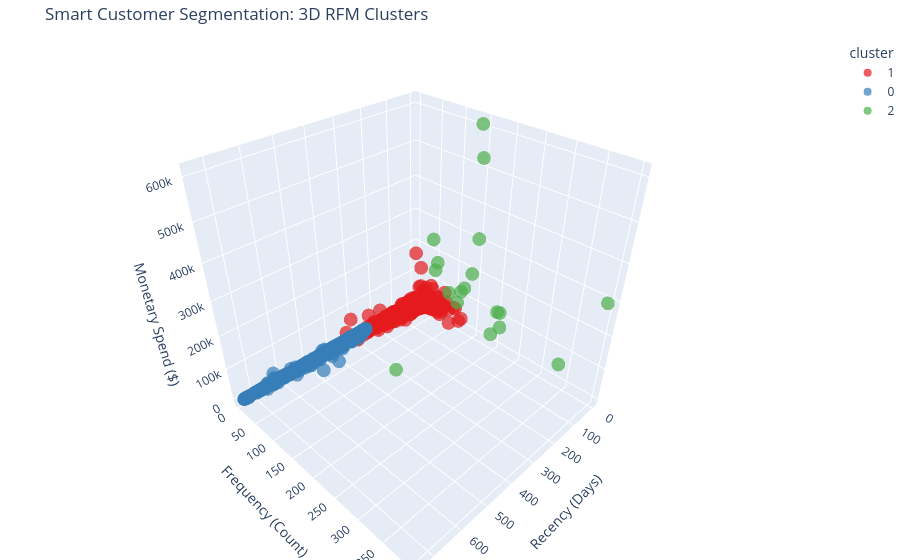

This figure's notebook cell:
### Markdown cell above
### Step 16: Refine Presentation Layout

Apply clean axis labels and spacing to deliver a polished executive-ready visualization.

### Code cell
# 3. Clean up the layout for presentation
fig.update_layout(
    margin=dict(l=0, r=0, b=0, t=40), # Removes unnecessary white space
    scene=dict(
        xaxis_title='Recency (Days)',
        yaxis_title='Frequency (Count)',
        zaxis_title='Monetary Spend ($)'
    )
)

### Figure 1 — Plotly figure (JSON) as saved in the notebook; plotly's stock layout.template omitted (floating-point values rounded to 4 significant figures; data arrays with more than 128 entries replaced by an {"elided": "..."} marker saying what was removed)
{"data": [{"customdata": {"elided": "3848x1 float values"}, "hovertemplate": "cluster=1<br>recency=%{x}<br>frequency=%{y}<br>monetary=%{z}<br>customer_id=%{customdata[0]}<extra></extra>", "legendgroup": "1", "marker": {"color": "rgb(228,26,28)", "opacity": 0.7, "symbol": "circle"}, "mode": "markers", "name": "1", "scene": "scene", "showlegend": true, "type": "scatter3d", "x": {"elided": "3848 int values"}, "y": {"elided": "3848 int values"}, "z": {"elided": "3848 float values"}}, {"customdata": {"elided": "2012x1 float values"}, "hovertemplate": "cluster=0<br>recency=%{x}<br>frequency=%{y}<br>monetary=%{z}<br>customer_id=%{customdata[0]}<extra></extra>", "legendgroup": "0", "marker": {"color": "rgb(55,126,184)", "opacity": 0.7, "symbol": "circle"}, "mode": "markers", "name": "0", "scene": "scene", "showlegend": true, "type": "scatter3d", "x": {"elided": "2012 int values"}, "y": {"elided": "2012 int values"}, "z": {"elided": "2012 float values"}}, {"customdata": [[12750.0], [13090.0], [13690.0], [13800.0], [14160.0], [14610.0], [14650.0], [14910.0], [15060.0], [15310.0], [16030.0], [16680.0], [17450.0], [17510.0], [17840.0], [17850.0], [17950.0], [18100.0]], "hovertemplate": "cluster=2<br>recency=%{x}<br>frequency=%{y}<br>monetary=%{z}<br>customer_id=%{customdata[0]}<extra></extra>", "legendgroup": "2", "marker": {"color": "rgb(77,175,74)", "opacity": 0.7, "symbol": "circle"}, "mode": "markers", "name": "2", "scene": "scene", "showlegend": true, "type": "scatter3d", "x": [0, 2, 3, 0, 9, 0, 1, 0, 3, 0, 38, 3, 7, 2, 1, 371, 0, 0], "y": [336, 203, 143, 110, 156, 192, 151, 398, 127, 208, 107, 55, 51, 60, 211, 155, 118, 145], "z": [56600.0, 116700.0, 196500.0, 75840.0, 313900.0, 30860.0, 528600.0, 296000.0, 137800.0, 116800.0, 122200.0, 147100.0, 247000.0, 175600.0, 70880.0, 56600.0, 118600.0, 608800.0]}], "layout": {"legend": {"title": {"text": "cluster"}, "tracegroupgap": 0}, "margin": {"b": 0, "l": 0, "r": 0, "t": 40}, "scene": {"domain": {"x": [0, 1], "y": [0, 1]}, "xaxis": {"title": {"text": "Recency (Days)"}}, "yaxis": {"title": {"text": "Frequency (Count)"}}, "zaxis": {"title": {"text": "Monetary Spend ($)"}}}, "title": {"text": "Smart Customer Segmentation: 3D RFM Clusters"}}}
